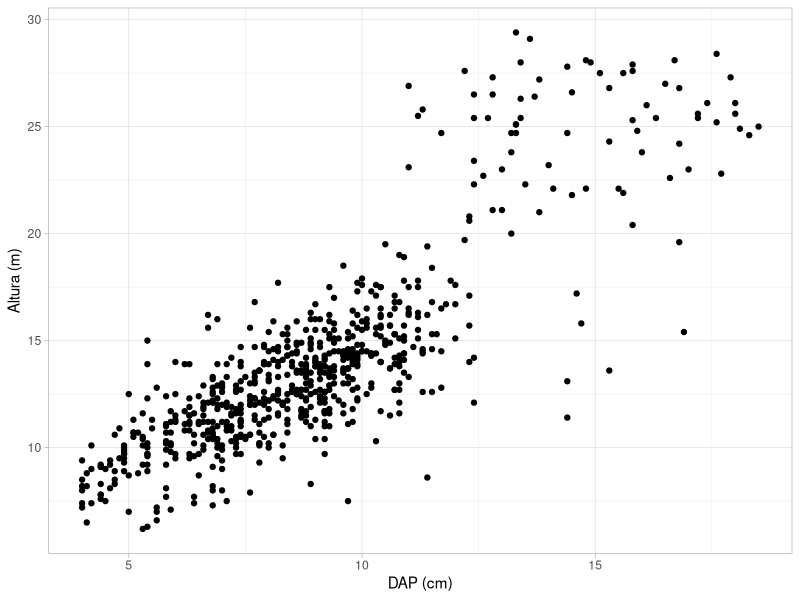
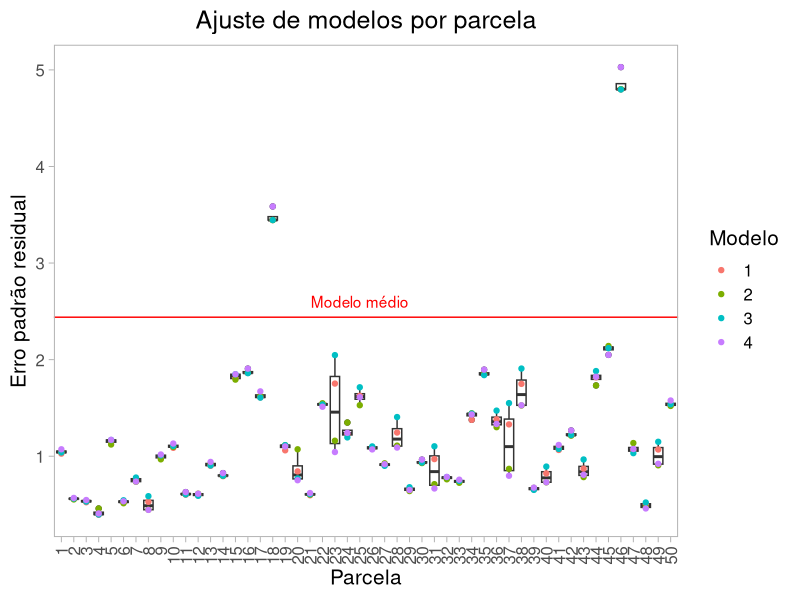

These figures' R source, in order:
## ---- chunk 1
knitr::opts_chunk$set(echo = TRUE)
## ---- chunk 2
library(ggplot2)
library(tidyr)
## ---- chunk 3
MDADOS <- read.table('dados.txt', header = T)
head(MDADOS, 20)
## ---- chunk 4
MODELOS <- read.table('modelos_hip.txt', header = T)
print(MODELOS)
## ---- chunk 5
MDADOS[MDADOS$ht != 0, ] %>% ggplot(aes(dap, ht))+
  geom_point()+
  ylab('Altura (m)')+
  xlab('DAP (cm)')+
  theme_light()
## ---- chunk 6

MDADOS$invdap <- 1/(MDADOS$dap)
MDADOS$dap2 <- (MDADOS$dap)^2
head(MDADOS)

## ---- chunk 7
MSAIDA <- matrix(nrow = 0, ncol = ncol(MDADOS))
## ---- chunk 8
MSAIDA <- as.data.frame(MSAIDA) 
names(MSAIDA) <- c("PARC", "ARV", "DAP", "HT")

## ---- chunk 9
MSAIDA2 <- matrix(nrow = NROW(unique(MDADOS$parcela))*NROW(MODELOS), ncol = 3, 0)
## ---- chunk 10
MSAIDA2 <- as.data.frame(MSAIDA2) 
names(MSAIDA2) <- c("PARC", "MODELO", "ERRO")
## ---- chunk 11

nlinha <- 0 # Definindo numero atual da linha da tabela de erros dos modelos

for (i in unique(MDADOS$parcela)) { # Filtrando por parcela
  
  MTEMP1 <- MDADOS[MDADOS$parcela == i & MDADOS$ht != 0,] # Criando base com arvores medidas
  MTEMP2 <- MDADOS[MDADOS$parcela == i & MDADOS$ht == 0,] # Criando base com arvores nao medidas
  
  if(nrow(MTEMP2) != 0){ # Verificando se ha arvores nao medidas
    
    ERRO_ANTERIOR <- Inf # Definindo primeiro erro com infinito (para sempre considerar o primeiro modelo) para iniciar comparações de modelo por parcela
    
    for (k in 1:nrow(MODELOS)) { # Ajustando modelos por parcela
      nlinha <- nlinha + 1 # Atualizando o número de linhas da tabela de erros
      AJUSTE_ATUAL <- lm(MODELOS$modelo[k], MTEMP1) # Realizando ajuste do modelo k da parcela i
      ESTAT_ATUAL <- summary(AJUSTE_ATUAL) # Extraindo esttística do modelo k da parcela i
      MSAIDA2$PARC[nlinha] <- i # Adicionando valor da parcela i a tabela de erro dos modelos
      MSAIDA2$MODELO[nlinha] <- k # Adicionando numero do modelo k a tabela de erro dos modelos
      MSAIDA2$ERRO[nlinha] <- ESTAT_ATUAL$sigma # Adicionando valor de erro a tabela de erro dos modelos
      ERRO_ATUAL <- ESTAT_ATUAL$sigma # Extraindo o valor do erro do modelo atual (k)
      
      if(ERRO_ATUAL < ERRO_ANTERIOR){ # Verificando se o erro do modelo atual (k) é menor que o do anteior (k-1)
        
        MELHOR_AJUSTE <- AJUSTE_ATUAL # Se a condicao for atendida, o modelo atual e considerado o melhor ajuste
        
      }
      
      ERRO_ANTERIOR <- ERRO_ATUAL # Atualizando o valor do erro anterior (k-1) para o proximo valor de k
      
    }
    
    MTEMP2$ht <- predict(MELHOR_AJUSTE, newdata = MTEMP2) # Adicionando predicoes a tabela de arvores nao medidas
    
    PARCELA_AJUSTADA <- rbind(MTEMP1, MTEMP2) # Unindo tabelas de arvores de alturas medidas com estimadas
    
    PARCELA_AJUSTADA <- PARCELA_AJUSTADA[order(PARCELA_AJUSTADA$arvore),1:4] # Ordenando valores da parcela ajustada pelo n da arvore
    
    MSAIDA <- rbind(MSAIDA, PARCELA_AJUSTADA) # Adicionando parcela ajustada a tabela de saida
  }
  
}

## ---- chunk 12
head(MSAIDA, 20)
## ---- chunk 13
head(MSAIDA2, 10)
## ---- chunk 14
MODELO_GERAL <- data.frame(Modelo = 1:4, Erro = c(summary(lm(MODELOS$modelo[1],MDADOS[MDADOS$ht != 0, ]))$sigma,
summary(lm(MODELOS$modelo[2],MDADOS[MDADOS$ht != 0, ]))$sigma,
summary(lm(MODELOS$modelo[3],MDADOS[MDADOS$ht != 0, ]))$sigma,
summary(lm(MODELOS$modelo[4],MDADOS[MDADOS$ht != 0, ]))$sigma))
MODELO_GERAL
## ---- chunk 15
MSAIDA2 %>% ggplot(aes(factor(PARC), ERRO))+
  geom_boxplot()+
  geom_point(aes(color = factor(MODELO)))+
  geom_hline(yintercept = min(MODELO_GERAL$Erro), color = "red")+
  labs(title = "Ajuste de modelos por parcela",x = 'Parcela', y = 'Erro padrão residual', color = "Modelo")+
  theme_light(15)+
  theme(panel.grid.major = element_blank(),panel.grid.minor = element_blank(),
                       plot.title = element_text(hjust=0.5),
        axis.text.x = element_text(angle = 90, vjust = 0.5, hjust=1))+
  annotate('text', x=25, y=2.6, label = "Modelo médio", color = "red")

